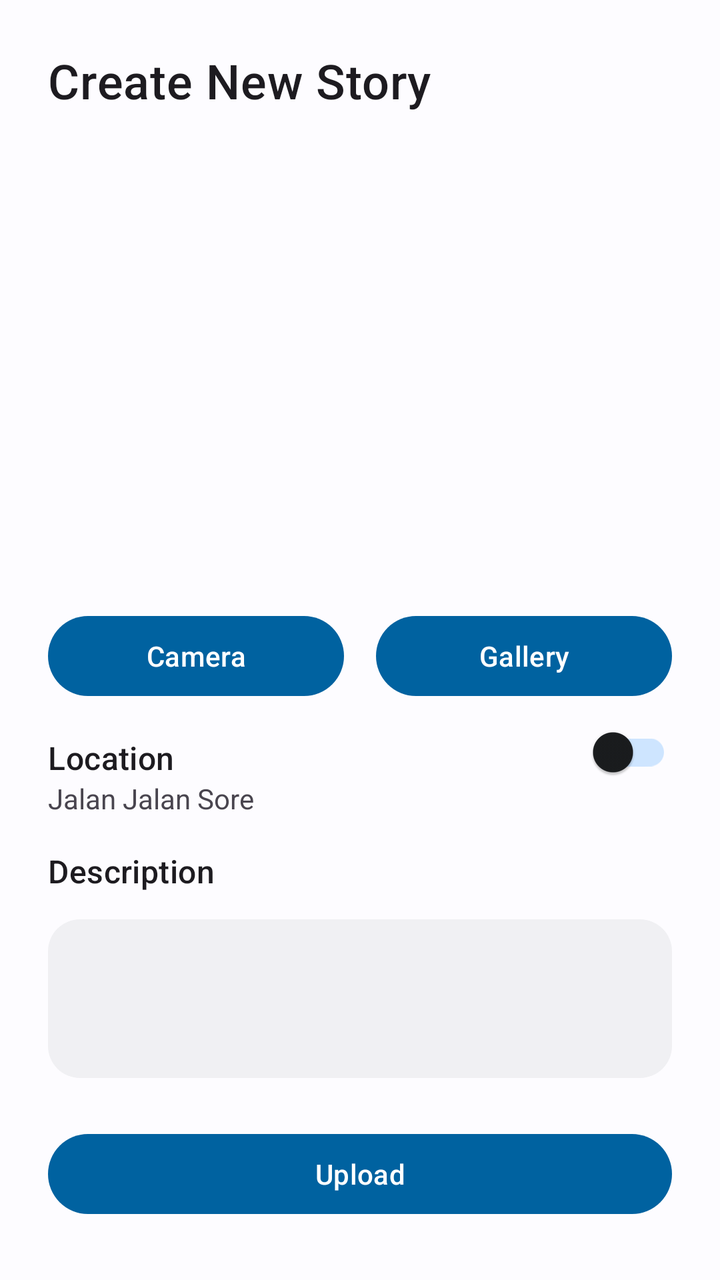
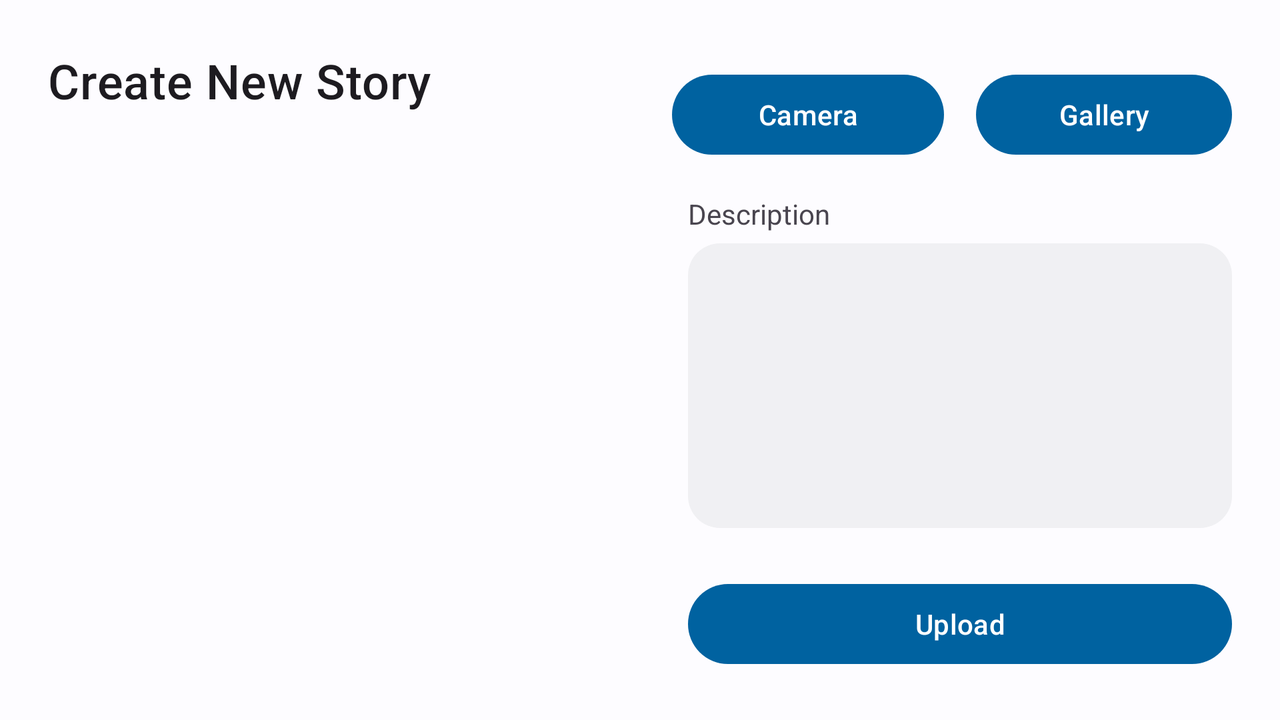

The same Android screen from two of the app's own layout files: first res/layout/ as a phone draws it, then the repository's variant for another configuration, drawn on a device whose configuration selects that folder. Both files follow.
<!-- AndroidManifest.xml: application theme Theme.SnapCoding -->
<!-- res/layout/activity_upload.xml -->
<?xml version="1.0" encoding="utf-8"?>
<androidx.constraintlayout.widget.ConstraintLayout xmlns:android="http://schemas.android.com/apk/res/android"
    xmlns:app="http://schemas.android.com/apk/res-auto"
    xmlns:tools="http://schemas.android.com/tools"
    android:layout_width="match_parent"
    android:layout_height="match_parent"
    tools:context=".ui.stories.upload.UploadActivity">

    <TextView
        android:id="@+id/tv_title"
        android:layout_width="wrap_content"
        android:layout_height="wrap_content"
        android:layout_marginStart="24dp"
        android:layout_marginTop="24dp"
        android:text="@string/create_new_story"
        android:textAppearance="@style/TextAppearance.MaterialComponents.Headline6"
        android:textSize="24sp"
        app:layout_constraintStart_toStartOf="parent"
        app:layout_constraintTop_toTopOf="parent" />

    <ImageView
        android:id="@+id/iv_picture"
        android:layout_width="0dp"
        android:layout_height="0dp"
        android:layout_marginStart="24dp"
        android:layout_marginTop="16dp"
        android:layout_marginEnd="24dp"
        android:layout_marginBottom="16dp"
        android:contentDescription="@string/picture_to_be_uploaded"
        app:layout_constraintBottom_toTopOf="@+id/gl_horizontal_half"
        app:layout_constraintEnd_toEndOf="parent"
        app:layout_constraintStart_toStartOf="parent"
        app:layout_constraintTop_toBottomOf="@+id/tv_title"
        app:srcCompat="@drawable/ic_image_placeholder" />

    <TextView
        android:id="@+id/tv_location"
        android:layout_width="wrap_content"
        android:layout_height="wrap_content"
        android:layout_marginStart="24dp"
        android:layout_marginTop="16dp"
        android:text="@string/location"
        android:textAppearance="@style/TextAppearance.Material3.TitleMedium"
        app:layout_constraintStart_toStartOf="parent"
        app:layout_constraintTop_toBottomOf="@id/btn_camera" />

    <TextView
        android:id="@+id/tv_address"
        android:layout_width="0dp"
        android:layout_height="wrap_content"
        android:layout_marginStart="24dp"
        android:ellipsize="end"
        android:gravity="center_vertical"
        android:maxLines="2"
        app:layout_constraintEnd_toStartOf="@id/sw_location"
        app:layout_constraintStart_toStartOf="parent"
        app:layout_constraintTop_toBottomOf="@id/tv_location"
        tools:text="Jalan Jalan Sore" />

    <TextView
        android:id="@+id/tv_desc"
        android:layout_width="wrap_content"
        android:layout_height="wrap_content"
        android:layout_marginStart="24dp"
        android:layout_marginTop="16dp"
        android:text="@string/description"
        android:textAppearance="@style/TextAppearance.Material3.TitleMedium"
        app:layout_constraintStart_toStartOf="parent"
        app:layout_constraintTop_toBottomOf="@id/tv_address" />

    <com.google.android.material.textfield.TextInputLayout
        android:id="@+id/til_desc"
        style="@style/SnapCodingTextInputLayout"
        android:layout_width="0dp"
        android:layout_height="wrap_content"
        android:layout_marginHorizontal="24dp"
        android:layout_marginTop="8dp"
        app:layout_constraintEnd_toEndOf="parent"
        app:layout_constraintStart_toStartOf="parent"
        app:layout_constraintTop_toBottomOf="@id/tv_desc">

        <com.google.android.material.textfield.TextInputEditText
            android:id="@+id/et_desc"
            style="@style/SnapCodingEditText"
            android:layout_width="match_parent"
            android:layout_height="wrap_content"
            android:ems="10"
            android:gravity="top"
            android:inputType="textMultiLine"
            android:lines="2"
            tools:ignore="SpeakableTextPresentCheck" />

    </com.google.android.material.textfield.TextInputLayout>

    <com.google.android.material.switchmaterial.SwitchMaterial
        android:id="@+id/sw_location"
        android:layout_width="wrap_content"
        android:layout_height="wrap_content"
        android:layout_marginEnd="24dp"
        app:layout_constraintEnd_toEndOf="parent"
        app:layout_constraintTop_toBottomOf="@id/btn_camera"
        app:trackTint="@color/md_theme_light_primaryContainer" />

    <com.google.android.material.button.MaterialButton
        android:id="@+id/btn_camera"
        android:layout_width="0dp"
        android:layout_height="wrap_content"
        android:layout_marginStart="24dp"
        android:layout_marginEnd="8dp"
        android:layout_marginBottom="16dp"
        android:text="@string/camera"
        app:cornerRadius="32dp"
        app:layout_constraintEnd_toStartOf="@+id/gl_vertical_half"
        app:layout_constraintStart_toStartOf="parent"
        app:layout_constraintTop_toBottomOf="@id/iv_picture" />

    <com.google.android.material.button.MaterialButton
        android:id="@+id/btn_gallery"
        android:layout_width="0dp"
        android:layout_height="wrap_content"
        android:layout_marginStart="8dp"
        android:layout_marginEnd="24dp"
        android:text="@string/gallery"
        app:cornerRadius="32dp"
        app:layout_constraintBottom_toBottomOf="@+id/btn_camera"
        app:layout_constraintEnd_toEndOf="parent"
        app:layout_constraintStart_toStartOf="@+id/gl_vertical_half" />

    <com.google.android.material.button.MaterialButton
        android:id="@+id/btn_upload"
        android:layout_width="0dp"
        android:layout_height="48dp"
        android:layout_marginHorizontal="24dp"
        android:layout_marginTop="24dp"
        android:layout_marginBottom="32dp"
        android:text="@string/upload"
        app:cornerRadius="32dp"
        app:layout_constraintEnd_toEndOf="parent"
        app:layout_constraintStart_toStartOf="parent"
        app:layout_constraintTop_toBottomOf="@+id/til_desc" />

    <androidx.constraintlayout.widget.Guideline
        android:id="@+id/gl_vertical_half"
        android:layout_width="wrap_content"
        android:layout_height="wrap_content"
        android:orientation="vertical"
        app:layout_constraintGuide_percent="0.5" />

    <androidx.constraintlayout.widget.Guideline
        android:id="@+id/gl_horizontal_half"
        android:layout_width="wrap_content"
        android:layout_height="wrap_content"
        android:orientation="horizontal"
        app:layout_constraintGuide_percent="0.5" />

    <com.google.android.material.progressindicator.CircularProgressIndicator
        android:id="@+id/progressBar"
        android:layout_width="wrap_content"
        android:layout_height="wrap_content"
        android:alpha="0"
        android:elevation="4dp"
        android:indeterminate="true"
        app:layout_constraintBottom_toBottomOf="@id/btn_upload"
        app:layout_constraintEnd_toEndOf="parent"
        app:layout_constraintStart_toStartOf="parent"
        app:layout_constraintTop_toTopOf="@id/btn_upload" />

</androidx.constraintlayout.widget.ConstraintLayout>
<!-- resources referenced by this layout -->
<resources>
  <color name="md_theme_light_primaryContainer">#CEE5FF</color>
  <!-- drawable ic_image_placeholder (drawable) -->
  <vector xmlns:android="http://schemas.android.com/apk/res/android"
      android:width="16dp"
      android:height="16dp"
      android:viewportWidth="16"
      android:viewportHeight="16">
      <path
          android:fillColor="@color/navy_dicoding"
          android:pathData="M0.002,3a2,2 0,0 1,2 -2h12a2,2 0,0 1,2 2v10a2,2 0,0 1,-2 2h-12a2,2 0,0 1,-2 -2L0.002,3zM1.002,12v1a1,1 0,0 0,1 1h12a1,1 0,0 0,1 -1L15.002,9.5l-3.777,-1.947a0.5,0.5 0,0 0,-0.577 0.093l-3.71,3.71 -2.66,-1.772a0.5,0.5 0,0 0,-0.63 0.062L1.002,12zM6.002,5.5a1.5,1.5 0,1 0,-3 0,1.5 1.5,0 0,0 3,0z" />
  </vector>
  <string name="camera">Camera</string>
  <string name="create_new_story">Create New Story</string>
  <string name="description">Description</string>
  <string name="gallery">Gallery</string>
  <string name="location">Location</string>
  <string name="picture_to_be_uploaded">Picture to be uploaded</string>
  <string name="upload">Upload</string>
  <style name="SnapCodingEditText" parent="Widget.AppCompat.EditText">
          <item name="android:background">@drawable/bg_light_grey_16</item>
      </style>
  <style name="SnapCodingTextInputLayout" parent="Widget.MaterialComponents.TextInputLayout.OutlinedBox">
          <item name="boxStrokeWidth">0dp</item>
          <item name="boxStrokeWidthFocused">0dp</item>
      </style>
  <!-- drawable bg_light_grey_16 (drawable) -->
  <?xml version="1.0" encoding="utf-8"?>
  <shape xmlns:android="http://schemas.android.com/apk/res/android">
  <solid android:color="@color/md_theme_light_inverseOnSurface" />
      <corners android:radius="16dp" />
  </shape>
  <color name="md_theme_light_primary">#0062A0</color>
  <color name="md_theme_light_onPrimary">#FFFFFF</color>
  <color name="md_theme_light_onPrimaryContainer">#001D35</color>
  <color name="md_theme_light_secondary">#526070</color>
  <color name="md_theme_light_onSecondary">#FFFFFF</color>
  <color name="md_theme_light_secondaryContainer">#D6E4F7</color>
  <color name="md_theme_light_onSecondaryContainer">#0E1D2A</color>
  <color name="md_theme_light_tertiary">#695779</color>
  <color name="md_theme_light_onTertiary">#FFFFFF</color>
  <color name="md_theme_light_tertiaryContainer">#F1DAFF</color>
  <color name="md_theme_light_onTertiaryContainer">#241533</color>
  <color name="md_theme_light_error">#BA1B1B</color>
  <color name="md_theme_light_errorContainer">#FFDAD4</color>
  <color name="md_theme_light_onError">#FFFFFF</color>
  <color name="md_theme_light_onErrorContainer">#410001</color>
  <color name="md_theme_light_background">#FDFCFF</color>
  <color name="md_theme_light_onBackground">#1A1C1E</color>
  <color name="md_theme_light_surface">#FDFCFF</color>
  <color name="md_theme_light_onSurface">#1A1C1E</color>
  <color name="md_theme_light_surfaceVariant">#DFE3EB</color>
  <color name="md_theme_light_onSurfaceVariant">#42474E</color>
  <color name="md_theme_light_outline">#73777E</color>
  <color name="md_theme_light_inverseOnSurface">#F0F0F3</color>
  <color name="md_theme_light_inverseSurface">#2F3033</color>
  <color name="md_theme_light_primaryInverse">#97CBFF</color>
  <!-- some entries are left out for length -->
</resources>
<!-- res/layout-land/activity_upload.xml (the repository's variant of the layout above) -->
<!-- drawn on the phone turned sideways -->
<?xml version="1.0" encoding="utf-8"?>
<androidx.constraintlayout.widget.ConstraintLayout xmlns:android="http://schemas.android.com/apk/res/android"
    xmlns:app="http://schemas.android.com/apk/res-auto"
    xmlns:tools="http://schemas.android.com/tools"
    android:layout_width="match_parent"
    android:layout_height="match_parent"
    tools:context=".ui.stories.upload.UploadActivity">

    <TextView
        android:id="@+id/tv_title"
        android:layout_width="wrap_content"
        android:layout_height="wrap_content"
        android:layout_marginStart="24dp"
        android:layout_marginTop="24dp"
        android:text="@string/create_new_story"
        android:textAppearance="@style/TextAppearance.MaterialComponents.Headline6"
        android:textSize="24sp"
        app:layout_constraintStart_toStartOf="parent"
        app:layout_constraintTop_toTopOf="parent" />

    <ImageView
        android:id="@+id/iv_picture"
        android:layout_width="0dp"
        android:layout_height="0dp"
        android:layout_marginStart="24dp"
        android:layout_marginTop="16dp"
        android:layout_marginEnd="24dp"
        android:layout_marginBottom="24dp"
        android:contentDescription="@string/picture_to_be_uploaded"
        app:layout_constraintBottom_toBottomOf="parent"
        app:layout_constraintEnd_toEndOf="@id/gl_vertical_half"
        app:layout_constraintStart_toStartOf="parent"
        app:layout_constraintTop_toBottomOf="@+id/tv_title"
        app:srcCompat="@drawable/ic_image_placeholder" />

    <TextView
        android:id="@+id/tv_desc"
        android:layout_width="wrap_content"
        android:layout_height="wrap_content"
        android:layout_marginStart="24dp"
        android:text="@string/description"
        app:layout_constraintBottom_toTopOf="@id/til_desc"
        app:layout_constraintStart_toStartOf="@+id/gl_vertical_half" />

    <com.google.android.material.textfield.TextInputLayout
        android:id="@+id/til_desc"
        style="@style/SnapCodingTextInputLayout"
        android:layout_width="0dp"
        android:layout_height="wrap_content"
        android:layout_marginHorizontal="24dp"
        android:layout_marginBottom="24dp"
        app:layout_constraintBottom_toTopOf="@id/btn_upload"
        app:layout_constraintEnd_toEndOf="parent"
        app:layout_constraintStart_toStartOf="@+id/gl_vertical_half">

        <com.google.android.material.textfield.TextInputEditText
            android:id="@+id/et_desc"
            style="@style/SnapCodingEditText"
            android:layout_width="match_parent"
            android:layout_height="wrap_content"
            android:ems="10"
            android:gravity="top"
            android:inputType="textMultiLine"
            android:lines="5"
            tools:ignore="SpeakableTextPresentCheck" />

    </com.google.android.material.textfield.TextInputLayout>

    <com.google.android.material.button.MaterialButton
        android:id="@+id/btn_camera"
        android:layout_width="0dp"
        android:layout_height="wrap_content"
        android:layout_marginStart="16dp"
        android:layout_marginEnd="8dp"
        android:layout_marginBottom="16dp"
        android:text="@string/camera"
        app:cornerRadius="32dp"
        app:layout_constraintBottom_toTopOf="@+id/tv_desc"
        app:layout_constraintEnd_toStartOf="@+id/gl_vertical_quarter"
        app:layout_constraintStart_toStartOf="@+id/gl_vertical_half" />

    <com.google.android.material.button.MaterialButton
        android:id="@+id/btn_gallery"
        android:layout_width="0dp"
        android:layout_height="wrap_content"
        android:layout_marginStart="8dp"
        android:layout_marginEnd="24dp"
        android:text="@string/gallery"
        app:cornerRadius="32dp"
        app:layout_constraintBottom_toBottomOf="@+id/btn_camera"
        app:layout_constraintEnd_toEndOf="parent"
        app:layout_constraintStart_toStartOf="@+id/gl_vertical_quarter" />

    <com.google.android.material.button.MaterialButton
        android:id="@+id/btn_upload"
        android:layout_width="0dp"
        android:layout_height="48dp"
        android:layout_marginStart="24dp"
        android:layout_marginEnd="24dp"
        android:layout_marginBottom="24dp"
        android:text="@string/upload"
        app:cornerRadius="32dp"
        app:layout_constraintBottom_toBottomOf="parent"
        app:layout_constraintEnd_toEndOf="parent"
        app:layout_constraintStart_toStartOf="@+id/gl_vertical_half" />

    <androidx.constraintlayout.widget.Guideline
        android:id="@+id/gl_vertical_half"
        android:layout_width="wrap_content"
        android:layout_height="wrap_content"
        android:orientation="vertical"
        app:layout_constraintGuide_percent="0.5" />

    <androidx.constraintlayout.widget.Guideline
        android:id="@+id/gl_vertical_quarter"
        android:layout_width="wrap_content"
        android:layout_height="wrap_content"
        android:orientation="vertical"
        app:layout_constraintGuide_percent="0.75" />

    <com.google.android.material.progressindicator.CircularProgressIndicator
        android:id="@+id/progressBar"
        android:layout_width="wrap_content"
        android:layout_height="wrap_content"
        android:alpha="0"
        android:elevation="4dp"
        android:indeterminate="true"
        app:layout_constraintBottom_toBottomOf="@id/btn_upload"
        app:layout_constraintEnd_toEndOf="parent"
        app:layout_constraintStart_toStartOf="@+id/btn_upload"
        app:layout_constraintTop_toTopOf="@id/btn_upload" />

</androidx.constraintlayout.widget.ConstraintLayout>
<!-- resources referenced by the variant -->
<!-- as the phone turned sideways resolves them -->
<resources>
  <!-- drawable ic_image_placeholder (drawable) -->
  <vector xmlns:android="http://schemas.android.com/apk/res/android"
      android:width="16dp"
      android:height="16dp"
      android:viewportWidth="16"
      android:viewportHeight="16">
      <path
          android:fillColor="@color/navy_dicoding"
          android:pathData="M0.002,3a2,2 0,0 1,2 -2h12a2,2 0,0 1,2 2v10a2,2 0,0 1,-2 2h-12a2,2 0,0 1,-2 -2L0.002,3zM1.002,12v1a1,1 0,0 0,1 1h12a1,1 0,0 0,1 -1L15.002,9.5l-3.777,-1.947a0.5,0.5 0,0 0,-0.577 0.093l-3.71,3.71 -2.66,-1.772a0.5,0.5 0,0 0,-0.63 0.062L1.002,12zM6.002,5.5a1.5,1.5 0,1 0,-3 0,1.5 1.5,0 0,0 3,0z" />
  </vector>
  <string name="camera">Camera</string>
  <string name="create_new_story">Create New Story</string>
  <string name="description">Description</string>
  <string name="gallery">Gallery</string>
  <string name="picture_to_be_uploaded">Picture to be uploaded</string>
  <string name="upload">Upload</string>
  <style name="SnapCodingEditText" parent="Widget.AppCompat.EditText">
          <item name="android:background">@drawable/bg_light_grey_16</item>
      </style>
  <style name="SnapCodingTextInputLayout" parent="Widget.MaterialComponents.TextInputLayout.OutlinedBox">
          <item name="boxStrokeWidth">0dp</item>
          <item name="boxStrokeWidthFocused">0dp</item>
      </style>
  <!-- drawable bg_light_grey_16 (drawable) -->
  <?xml version="1.0" encoding="utf-8"?>
  <shape xmlns:android="http://schemas.android.com/apk/res/android">
  <solid android:color="@color/md_theme_light_inverseOnSurface" />
      <corners android:radius="16dp" />
  </shape>
  <color name="md_theme_light_primary">#0062A0</color>
  <color name="md_theme_light_onPrimary">#FFFFFF</color>
  <color name="md_theme_light_primaryContainer">#CEE5FF</color>
  <color name="md_theme_light_onPrimaryContainer">#001D35</color>
  <color name="md_theme_light_secondary">#526070</color>
  <color name="md_theme_light_onSecondary">#FFFFFF</color>
  <color name="md_theme_light_secondaryContainer">#D6E4F7</color>
  <color name="md_theme_light_onSecondaryContainer">#0E1D2A</color>
  <color name="md_theme_light_tertiary">#695779</color>
  <color name="md_theme_light_onTertiary">#FFFFFF</color>
  <color name="md_theme_light_tertiaryContainer">#F1DAFF</color>
  <color name="md_theme_light_onTertiaryContainer">#241533</color>
  <color name="md_theme_light_error">#BA1B1B</color>
  <color name="md_theme_light_errorContainer">#FFDAD4</color>
  <color name="md_theme_light_onError">#FFFFFF</color>
  <color name="md_theme_light_onErrorContainer">#410001</color>
  <color name="md_theme_light_background">#FDFCFF</color>
  <color name="md_theme_light_onBackground">#1A1C1E</color>
  <color name="md_theme_light_surface">#FDFCFF</color>
  <color name="md_theme_light_onSurface">#1A1C1E</color>
  <color name="md_theme_light_surfaceVariant">#DFE3EB</color>
  <color name="md_theme_light_onSurfaceVariant">#42474E</color>
  <color name="md_theme_light_outline">#73777E</color>
  <color name="md_theme_light_inverseOnSurface">#F0F0F3</color>
  <color name="md_theme_light_inverseSurface">#2F3033</color>
  <color name="md_theme_light_primaryInverse">#97CBFF</color>
  <!-- some entries are left out for length -->
</resources>
